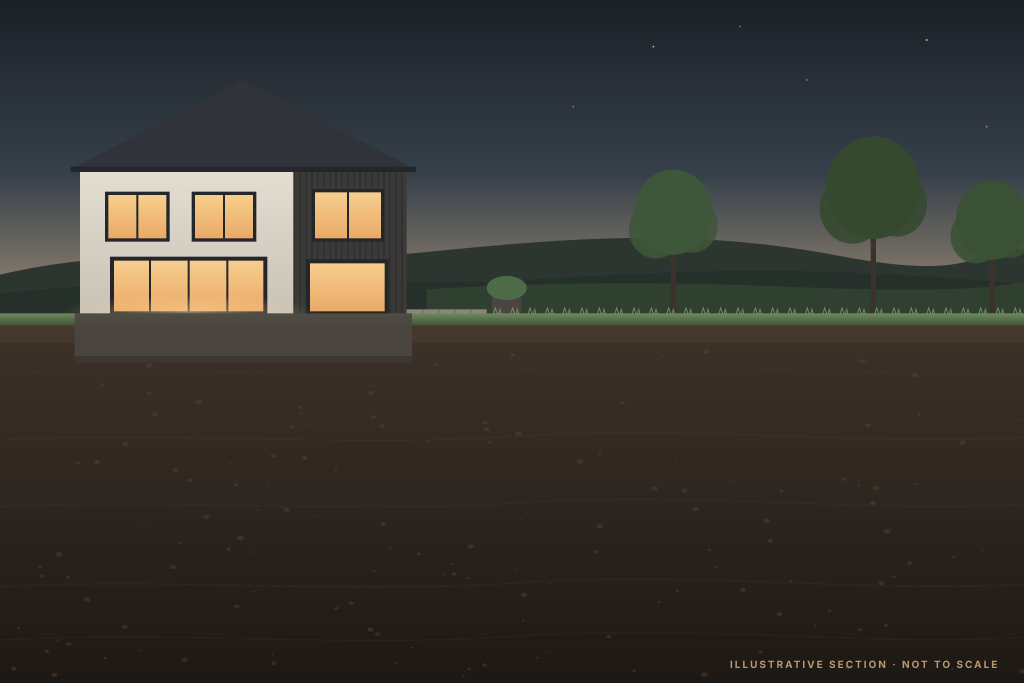
#> input picture assets/disc038/img/DISC-038-BEFORE-MASTER.png, 3072 x 2048 px (shown at 1/3 size); its folder holds only this picture in this run
$ python build-disc038-hero-illustration.py
#> lines starting #> are read from the running program, lines starting #| are printed output that depends on the picture
#!/usr/bin/env python3
"""DISC-038 The Hidden Shelter: the interim hero illustration (Stage 3 private preview, 8 Nov 2026).

A PlotNua vector illustration, written here by hand. It is not AI-generated imagery, it reproduces no photograph and
no manufacturer's design, and it is not a drawing of any real product, house or installation. It is a generic,
illustrative section through an ordinary Irish house and back garden:

  BEFORE    the garden as it is today: the house, a patio, a lawn, trees and a hedge, with plain ground below.
  POSSIBLE  the same drawing, same frame, with a generic underground family shelter in section under the lawn:
            an open entrance hatch and stair, an entry room, a living and kitchen room, a bunk room, a shower and
            WC, a plant room (air filtration, water, batteries), a ventilation intake and an escape shaft.

Both files share one coordinate frame (1536 x 1024), so the Before/Possible slider aligns to the pixel. The phone
crop (819 x 1024) is the same drawing seen through a narrower window, so it aligns too.

Usage:  python3 atlas-tools/build-disc038-hero-illustration.py
Writes: assets/disc038/img/DISC-038-{BEFORE,POSSIBLE}.svg, -MASTER.png (3072 wide), -{768,1024,1376,1536}.webp,
        -1024.jpg, -M-819.webp, and DISC-038-og-1200x630.jpg.
"""
import os, subprocess, io
from PIL import Image

ROOT = os.path.dirname(os.path.dirname(os.path.abspath(__file__)))
OUT = os.path.join(ROOT, "assets", "disc038", "img")
W, H = 1536, 1024
GROUND = 470            # the lawn line
M_X0 = 690              # phone window: x from 690, 819 wide

FONT = "Inter, 'DejaVu Sans', sans-serif"


def defs():
    return f"""
<defs>
  <linearGradient id="sky" x1="0" y1="0" x2="0" y2="1">
    <stop offset="0" stop-color="#1B2026"/>
    <stop offset=".55" stop-color="#36404A"/>
    <stop offset=".86" stop-color="#7D7468"/>
    <stop offset="1" stop-color="#B99474"/>
  </linearGradient>
  <linearGradient id="soil" x1="0" y1="0" x2="0" y2="1">
    <stop offset="0" stop-color="#3E3329"/>
    <stop offset=".45" stop-color="#2F2720"/>
    <stop offset="1" stop-color="#1D1814"/>
  </linearGradient>
  <linearGradient id="lawn" x1="0" y1="0" x2="0" y2="1">
    <stop offset="0" stop-color="#6E8A5E"/>
    <stop offset="1" stop-color="#3F5538"/>
  </linearGradient>
  <linearGradient id="render" x1="0" y1="0" x2="0" y2="1">
    <stop offset="0" stop-color="#E4DED3"/>
    <stop offset="1" stop-color="#C9C2B6"/>
  </linearGradient>
  <linearGradient id="room" x1="0" y1="0" x2="0" y2="1">
    <stop offset="0" stop-color="#F6E7CF"/>
    <stop offset="1" stop-color="#E3CDAA"/>
  </linearGradient>
  <linearGradient id="plant" x1="0" y1="0" x2="0" y2="1">
    <stop offset="0" stop-color="#D9D3C8"/>
    <stop offset="1" stop-color="#BDB5A8"/>
  </linearGradient>
  <radialGradient id="glow" cx=".5" cy=".5" r=".5">
    <stop offset="0" stop-color="#FFD9A0" stop-opacity=".85"/>
    <stop offset="1" stop-color="#FFD9A0" stop-opacity="0"/>
  </radialGradient>
  <linearGradient id="beam" x1="0" y1="1" x2="0" y2="0">
    <stop offset="0" stop-color="#FFD9A0" stop-opacity=".55"/>
    <stop offset="1" stop-color="#FFD9A0" stop-opacity="0"/>
  </linearGradient>
  <linearGradient id="win" x1="0" y1="0" x2="0" y2="1">
    <stop offset="0" stop-color="#F7CF8F"/>
    <stop offset="1" stop-color="#E9A866"/>
  </linearGradient>
</defs>"""


def tree(x, base, h, r, tone):
    return (f'<rect x="{x-4}" y="{base-h}" width="8" height="{h}" fill="#3A322B"/>'
            f'<ellipse cx="{x}" cy="{base-h-r*.55}" rx="{r}" ry="{r*1.1}" fill="{tone}"/>'
            f'<ellipse cx="{x-r*.45}" cy="{base-h-r*.1}" rx="{r*.7}" ry="{r*.75}" fill="{tone}" opacity=".9"/>'
            f'<ellipse cx="{x+r*.5}" cy="{base-h-r*.2}" rx="{r*.65}" ry="{r*.7}" fill="{tone}" opacity=".85"/>')


def scene_top():
    s = [f'<rect width="{W}" height="{GROUND+4}" fill="url(#sky)"/>']
    # a few early stars
    for x, y, r in [(980, 70, 1.4), (1210, 120, 1.1), (1390, 60, 1.5), (860, 160, 1), (1480, 190, 1.1), (1110, 40, 1)]:
        s.append(f'<circle cx="{x}" cy="{y}" r="{r}" fill="#F2EBE0" opacity=".7"/>')
    # distant hills
    s.append(f'<path d="M0 {GROUND-58} C 220 {GROUND-110} 420 {GROUND-70} 640 {GROUND-92} S 1040 {GROUND-128} 1260 {GROUND-86} '
             f'S 1460 {GROUND-104} {W} {GROUND-96} L {W} {GROUND} L 0 {GROUND} Z" fill="#2C3530"/>')
    s.append(f'<path d="M0 {GROUND-30} C 300 {GROUND-62} 560 {GROUND-36} 820 {GROUND-52} S 1240 {GROUND-70} {W} {GROUND-44} '
             f'L {W} {GROUND} L 0 {GROUND} Z" fill="#26302B"/>')
    # rear boundary hedge and fence line
    s.append(f'<path d="M640 {GROUND} L640 {GROUND-36} Q 900 {GROUND-52} 1180 {GROUND-40} T {W} {GROUND-48} L {W} {GROUND} Z" fill="#2F4030"/>')
    # trees
    s.append(tree(1010, GROUND, 120, 58, "#3E5639"))
    s.append(tree(1310, GROUND, 150, 70, "#35492F"))
    s.append(tree(1488, GROUND, 110, 54, "#3A5135"))
    # the house: contemporary two-storey, render with a charcoal timber wing
    hx0, hx1, eave, ridge = 120, 610, 250, 120
    s.append(f'<rect x="{hx0}" y="{eave}" width="{hx1-hx0}" height="{GROUND-eave}" fill="url(#render)"/>')
    s.append(f'<path d="M{hx0-14} {eave+4} L{(hx0+hx1)//2} {ridge} L{hx1+14} {eave+4} Z" fill="#30333A"/>')
    s.append(f'<rect x="{hx0-14}" y="{eave}" width="{hx1-hx0+28}" height="8" fill="#23262B"/>')
    s.append(f'<rect x="440" y="{eave+8}" width="{hx1-440}" height="{GROUND-eave-8}" fill="#3B3A38"/>')
    for i in range(441, hx1, 9):
        s.append(f'<line x1="{i}" y1="{eave+8}" x2="{i}" y2="{GROUND}" stroke="#2E2D2B" stroke-width="2"/>')
    # windows (warm, lived-in)
    for (x, y, w, h) in [(160, 290, 92, 70), (290, 290, 92, 70), (470, 286, 104, 74)]:
        s.append(f'<rect x="{x}" y="{y}" width="{w}" height="{h}" fill="url(#win)" stroke="#23262B" stroke-width="5"/>')
        s.append(f'<line x1="{x+w/2}" y1="{y}" x2="{x+w/2}" y2="{y+h}" stroke="#23262B" stroke-width="3"/>')
    s.append(f'<rect x="168" y="388" width="230" height="{GROUND-388}" fill="url(#win)" stroke="#23262B" stroke-width="6"/>')
    for x in (225, 283, 341):
        s.append(f'<line x1="{x}" y1="388" x2="{x}" y2="{GROUND}" stroke="#23262B" stroke-width="3"/>')
    s.append(f'<rect x="462" y="392" width="118" height="{GROUND-392}" fill="url(#win)" stroke="#23262B" stroke-width="6"/>')
    s.append(f'<ellipse cx="283" cy="{GROUND-2}" rx="190" ry="26" fill="url(#glow)" opacity=".55"/>')
    # patio
    s.append(f'<rect x="{hx1}" y="{GROUND-6}" width="120" height="8" fill="#8C857A"/>')
    for x in range(hx1, hx1+120, 24):
        s.append(f'<line x1="{x}" y1="{GROUND-6}" x2="{x}" y2="{GROUND+2}" stroke="#6E685F" stroke-width="1.5"/>')
    # planters by the patio
    s.append(f'<rect x="{hx1+128}" y="{GROUND-30}" width="44" height="30" rx="3" fill="#4A4540"/>')
    s.append(f'<ellipse cx="{hx1+150}" cy="{GROUND-38}" rx="30" ry="18" fill="#4E6B47"/>')
    return "".join(s)


def ground():
    s = [f'<rect x="0" y="{GROUND}" width="{W}" height="{H-GROUND}" fill="url(#soil)"/>']
    # topsoil and strata, faint
    s.append(f'<rect x="0" y="{GROUND}" width="{W}" height="18" fill="url(#lawn)"/>')
    s.append(f'<rect x="0" y="{GROUND+18}" width="{W}" height="26" fill="#4A3B2E" opacity=".75"/>')
    for i, y in enumerate([560, 660, 760, 880, 960]):
        a = 0.12 + 0.03 * (i % 2)
        s.append(f'<path d="M0 {y} C 260 {y-14} 520 {y+12} 780 {y-6} S 1300 {y+10} {W} {y-4}" stroke="#5A4A3B" stroke-width="2" fill="none" opacity="{a}"/>')
    import random
    rnd = random.Random(38)
    for _ in range(140):
        x, y = rnd.uniform(0, W), rnd.uniform(GROUND + 50, H - 8)
        r = rnd.uniform(1.6, 5.2)
        s.append(f'<ellipse cx="{x:.1f}" cy="{y:.1f}" rx="{r:.1f}" ry="{r*.7:.1f}" fill="#5B4C3E" opacity=".35"/>')
    # house foundations
    s.append(f'<rect x="112" y="{GROUND}" width="506" height="64" fill="#4B4640" opacity=".9"/>')
    s.append(f'<rect x="112" y="{GROUND+64}" width="506" height="10" fill="#3A3631"/>')
    # grass tufts on the lawn edge
    for x in range(740, W, 26):
        s.append(f'<path d="M{x} {GROUND+1} l3 -9 l3 9 M{x+8} {GROUND+1} l2 -7 l2 7" stroke="#86A372" stroke-width="1.5" fill="none" opacity=".75"/>')
    return "".join(s)


def pill(cx, y, text, anchor="middle"):
    w = 12.6 * len(text) + 34
    bx = {"middle": cx - w / 2, "start": cx, "end": cx - w}[anchor]
    return (f'<rect x="{bx:.1f}" y="{y-17}" width="{w:.1f}" height="34" rx="17" fill="#1B1C1E" opacity=".88" stroke="#F2EBE0" stroke-opacity=".28"/>'
            f'<text x="{bx+17:.1f}" y="{y+6}" font-family="{FONT}" font-size="17" font-weight="600" letter-spacing="1.6" fill="#F2EBE0">{text.replace("&", "&amp;")}</text>')


def lead(x1, y1, x2, y2):
    """A leader line ending in a terracotta dot at (x2, y2), the thing being named."""
    return (f'<line x1="{x1}" y1="{y1}" x2="{x2}" y2="{y2}" stroke="#F2EBE0" stroke-width="1.6" opacity=".85"/>'
            f'<circle cx="{x2}" cy="{y2}" r="4.5" fill="#CF8566" stroke="#F2EBE0" stroke-width="1.6"/>')


def shelter():
    s = []
    x0, x1, y0, y1 = 830, 1440, 556, 812   # outer shell
    t = 18
    # excavation outline (backfill), subtle
    s.append(f'<path d="M{x0-40} {GROUND+30} L{x0-22} {y1+36} L{x1+26} {y1+36} L{x1+40} {GROUND+30}" fill="#3A2F26" opacity=".55"/>')
    # the shell: reinforced concrete
    s.append(f'<rect x="{x0}" y="{y0}" width="{x1-x0}" height="{y1-y0}" rx="22" fill="#8E8981" stroke="#B4AEA4" stroke-width="2"/>')
    ix0, ix1, iy0, iy1 = x0 + t, x1 - t, y0 + t, y1 - t
    s.append(f'<rect x="{ix0}" y="{iy0}" width="{ix1-ix0}" height="{iy1-iy0}" rx="8" fill="url(#room)"/>')
    floor = iy1
    # rooms: entry 848-930, living 930-1176, bunks 1176-1290, wc 1290-1344, plant 1344-1422
    walls = [930, 1176, 1290, 1344]
    for wx in walls:
        s.append(f'<rect x="{wx-4}" y="{iy0}" width="8" height="{iy1-iy0}" fill="#A69F94"/>')
    # door openings (cut lower parts)
    for wx in walls[:3]:
        s.append(f'<rect x="{wx-5}" y="{floor-120}" width="10" height="120" fill="url(#room)"/>')
    s.append(f'<rect x="{walls[3]-5}" y="{floor-120}" width="10" height="120" fill="url(#plant)"/>')
    # plant room tone
    s.append(f'<rect x="{walls[3]+4}" y="{iy0}" width="{ix1-walls[3]-4}" height="{iy1-iy0}" fill="url(#plant)"/>')
    # floor finish
    s.append(f'<rect x="{ix0}" y="{floor-8}" width="{ix1-ix0}" height="8" fill="#8B6F4E"/>')
    # ceiling lights and glow
    for cx in (1010, 1100, 1232, 888):
        s.append(f'<ellipse cx="{cx}" cy="{iy0+70}" rx="70" ry="60" fill="url(#glow)" opacity=".55"/>')
        s.append(f'<rect x="{cx-16}" y="{iy0}" width="32" height="5" rx="2" fill="#FFF3DC"/>')
    # ENTRY: airlock door to living (a solid door leaf drawn open against the wall)
    s.append(f'<rect x="{walls[0]+6}" y="{floor-118}" width="7" height="110" fill="#5E5A55"/>')
    s.append(f'<rect x="{ix0+10}" y="{floor-62}" width="26" height="54" rx="3" fill="#6D675F"/>')  # coat / kit locker
    # LIVING & KITCHEN
    # kitchen run against the left wall
    s.append(f'<rect x="{walls[0]+18}" y="{floor-66}" width="96" height="58" fill="#E9E2D6" stroke="#B9AE9C"/>')
    s.append(f'<rect x="{walls[0]+18}" y="{floor-70}" width="96" height="6" fill="#4A4744"/>')
    s.append(f'<rect x="{walls[0]+18}" y="{iy0+30}" width="96" height="40" fill="#E9E2D6" stroke="#B9AE9C"/>')
    s.append(f'<rect x="{walls[0]+44}" y="{floor-84}" width="22" height="14" rx="2" fill="#9AA3A8"/>')  # tap/sink
    # table and chairs
    tx = 1072
    s.append(f'<rect x="{tx-48}" y="{floor-58}" width="96" height="7" fill="#7A5C3E"/>')
    s.append(f'<rect x="{tx-40}" y="{floor-51}" width="6" height="43" fill="#7A5C3E"/><rect x="{tx+34}" y="{floor-51}" width="6" height="43" fill="#7A5C3E"/>')
    for cx in (tx-66, tx+60):
        s.append(f'<rect x="{cx}" y="{floor-44}" width="8" height="36" fill="#5B4632"/><rect x="{cx-4}" y="{floor-48}" width="16" height="6" fill="#5B4632"/>')
    s.append(f'<ellipse cx="{tx}" cy="{floor-66}" rx="10" ry="5" fill="#C98F5A"/>')  # a bowl
    # sofa along the right of the living room
    s.append(f'<rect x="1112" y="{floor-48}" width="58" height="40" rx="6" fill="#56636B"/>')
    s.append(f'<rect x="1112" y="{floor-72}" width="14" height="64" rx="5" fill="#4A565D"/>')
    # a shelf of books / supplies
    s.append(f'<rect x="1120" y="{iy0+36}" width="50" height="5" fill="#7A5C3E"/>')
    for i, c in enumerate(["#B5634A", "#4F6B4A", "#C9A877", "#56636B", "#8C6A9A"]):
        s.append(f'<rect x="{1122+i*9}" y="{iy0+16}" width="7" height="20" fill="{c}"/>')
    # BUNK ROOM: two bunks, two tiers each
    for bx in (walls[1]+12, walls[1]+62):
        s.append(f'<rect x="{bx}" y="{iy0+26}" width="6" height="{floor-iy0-34}" fill="#6B5541"/>')
        s.append(f'<rect x="{bx+40}" y="{iy0+26}" width="6" height="{floor-iy0-34}" fill="#6B5541"/>')
        for by in (iy0+64, floor-40):
            s.append(f'<rect x="{bx}" y="{by}" width="46" height="9" fill="#7A5C3E"/>')
            s.append(f'<rect x="{bx+2}" y="{by-12}" width="42" height="12" rx="4" fill="#E9E2D6"/>')
            s.append(f'<rect x="{bx+3}" y="{by-14}" width="12" height="8" rx="3" fill="#F7F2EA"/>')
    # SHOWER & WC
    s.append(f'<rect x="{walls[2]+10}" y="{floor-46}" width="22" height="38" rx="4" fill="#F2F0EC" stroke="#B8B2A8"/>')  # wc
    s.append(f'<rect x="{walls[2]+34}" y="{iy0+24}" width="4" height="{floor-iy0-32}" fill="#9AA3A8"/>')
    s.append(f'<path d="M{walls[2]+36} {iy0+30} q 6 -10 14 0" stroke="#9AA3A8" stroke-width="3" fill="none"/>')
    # PLANT ROOM: filter unit, batteries, water tanks
    px = walls[3] + 12
    s.append(f'<rect x="{px}" y="{iy0+22}" width="30" height="62" rx="3" fill="#5F6A70" stroke="#3B4246"/>')   # filter
    s.append(f'<circle cx="{px+15}" cy="{iy0+40}" r="9" fill="#3B4246"/><path d="M{px+15} {iy0+31} v18 M{px+6} {iy0+40} h18" stroke="#9AA3A8" stroke-width="2"/>')
    s.append(f'<rect x="{px+36}" y="{iy0+30}" width="24" height="40" rx="3" fill="#3E4A3E"/>')                      # batteries
    for i in range(3):
        s.append(f'<rect x="{px+40}" y="{iy0+36+i*11}" width="16" height="7" rx="1" fill="#8FAF8A"/>')
    for i, wx in enumerate((px, px+34)):                                                                       # tanks
        s.append(f'<rect x="{wx}" y="{floor-70}" width="28" height="62" rx="8" fill="#6F8A9A" stroke="#4F6676"/>')
        s.append(f'<rect x="{wx+3}" y="{floor-42}" width="22" height="31" rx="5" fill="#A7C2CF" opacity=".75"/>')
    # ENTRANCE SHAFT and stair (left end), with the hatch standing open at the lawn
    sx0, sx1 = 742, 830
    s.append(f'<rect x="{sx0-14}" y="{GROUND+4}" width="{sx1-sx0+28}" height="{iy1-GROUND+t}" fill="#8E8981" stroke="#B4AEA4" stroke-width="2"/>')
    s.append(f'<rect x="{sx0}" y="{GROUND+4}" width="{sx1-sx0+t+4}" height="{iy1-GROUND-4}" fill="url(#room)"/>')
    # connect shaft to entry room
    s.append(f'<rect x="{sx1-2}" y="{iy0}" width="{t+6}" height="{iy1-iy0}" fill="url(#room)"/>')
    steps = 11
    for i in range(steps):
        stx = sx0 + 4 + i * ((sx1 - sx0 + 60) / steps)
        sty = GROUND + 18 + i * ((iy1 - GROUND - 26) / steps)
        s.append(f'<rect x="{stx:.1f}" y="{sty:.1f}" width="{(sx1-sx0+60)/steps+3:.1f}" height="6" fill="#7A5C3E"/>')
    s.append(f'<line x1="{sx0+10}" y1="{GROUND+6}" x2="{sx1+62}" y2="{iy1-24}" stroke="#4A4744" stroke-width="3"/>')  # handrail
    # light spilling up out of the open hatch
    s.append(f'<path d="M{sx0} {GROUND} L{sx0-40} {GROUND-150} L{sx1+48} {GROUND-150} L{sx1} {GROUND} Z" fill="url(#beam)"/>')
    # the hatch frame flush with the lawn, and the lid standing open (a low steel-and-timber lid on a hinge)
    s.append(f'<rect x="{sx0-18}" y="{GROUND-6}" width="{sx1-sx0+36}" height="10" fill="#3B3E42"/>')
    s.append(f'<path d="M{sx0-16} {GROUND-6} L{sx0-58} {GROUND-96} L{sx0-46} {GROUND-102} L{sx0-4} {GROUND-12} Z" fill="#4A4D52" stroke="#2A2C30" stroke-width="2"/>')
    s.append(f'<path d="M{sx0-50} {GROUND-90} L{sx0-12} {GROUND-14}" stroke="#7A5C3E" stroke-width="5"/>')
    # ESCAPE SHAFT (right end) with a flush hatch under the hedge line
    ex0 = x1 - 4
    s.append(f'<rect x="{ex0}" y="{GROUND+4}" width="40" height="{iy0+40-GROUND}" fill="#8E8981" stroke="#B4AEA4" stroke-width="2"/>')
    s.append(f'<rect x="{ex0+8}" y="{GROUND+4}" width="24" height="{iy0+44-GROUND}" fill="#CFC6B6"/>')
    for y in range(GROUND + 18, iy0 + 40, 16):
        s.append(f'<line x1="{ex0+10}" y1="{y}" x2="{ex0+30}" y2="{y}" stroke="#6B6359" stroke-width="2.5"/>')
    s.append(f'<rect x="{ex0-6}" y="{GROUND-4}" width="52" height="8" fill="#3B3E42"/>')
    s.append(f'<rect x="{x1-26}" y="{iy0+20}" width="22" height="70" fill="#CFC6B6"/>')  # opening into the plant room
    # VENTILATION intake: a low mushroom cowl in the planting, ducted to the plant room
    vx = 1386
    s.append(f'<rect x="{vx-5}" y="{GROUND-30}" width="10" height="{iy0-GROUND+34}" fill="#5F6A70"/>')
    s.append(f'<path d="M{vx-22} {GROUND-30} q 22 -24 44 0 Z" fill="#4A4D52"/>')
    s.append(f'<ellipse cx="{vx+30}" cy="{GROUND-12}" rx="28" ry="16" fill="#4E6B47"/>')
    s.append(f'<ellipse cx="{vx-34}" cy="{GROUND-10}" rx="24" ry="13" fill="#456040"/>')
    # earth cover marker
    s.append(f'<path d="M{x0+16} {GROUND+20} v{y0-GROUND-24} M{x0+10} {GROUND+20} h12 M{x0+10} {y0-4} h12" stroke="#F2EBE0" stroke-width="1.6" opacity=".75"/>')
    return "".join(s)


def labels():
    s = []
    # above ground
    s.append(lead(896, 320, 772, GROUND - 46) + pill(896, 320, "OPEN ENTRANCE HATCH", "start"))
    s.append(lead(1336, 404, 1380, GROUND - 40) + pill(1336, 404, "AIR INTAKE", "end"))
    s.append(lead(1456, 360, 1456, GROUND - 8) + pill(1500, 344, "ESCAPE HATCH", "end"))
    # below ground: two tidy rows, straight leaders up into each room
    fl = 812 - 18 - 30
    row1, row2 = 868, 924
    s.append(lead(800, row1 - 17, 800, fl) + pill(800, row1, "STAIR & ENTRY"))
    s.append(lead(1053, row2 - 17, 1053, fl) + pill(1053, row2, "LIVING & KITCHEN"))
    s.append(lead(1160, row1 - 17, 1233, fl - 40) + pill(1160, row1, "SLEEPING"))
    s.append(lead(1317, row2 - 17, 1317, fl) + pill(1317, row2, "SHOWER & WC", "start") if False else
             lead(1317, row2 - 17, 1317, fl) + pill(1317 + 20, row2, "SHOWER & WC"))
    s.append(lead(1392, row1 - 17, 1392, 700) + pill(1500, row1, "AIR, WATER & POWER", "end") if False else
             lead(1420, row1 - 17, 1392, 700) + pill(1500, row1, "AIR, WATER & POWER", "end"))
    return "".join(s)


def caption():
    return (f'<text x="{W-40}" y="{H-22}" text-anchor="end" font-family="{FONT}" font-size="15" font-weight="700" '
            f'letter-spacing="3" fill="#C9A877" opacity=".9">ILLUSTRATIVE SECTION · NOT TO SCALE</text>')


def svg(possible):
    body = scene_top() + ground() + (shelter() + labels() if possible else "") + caption()
    return f'<svg xmlns="http://www.w3.org/2000/svg" viewBox="0 0 {W} {H}" width="{W}" height="{H}">{defs()}{body}</svg>'


def render(svg_path, png_path, width):
    subprocess.run(["rsvg-convert", "-w", str(width), "-o", png_path, svg_path], check=True)


def main():
    os.makedirs(OUT, exist_ok=True)
    for name, possible in (("BEFORE", False), ("POSSIBLE", True)):
        sp = os.path.join(OUT, f"DISC-038-{name}.svg")
        with open(sp, "w") as f:
            f.write(svg(possible))
        master = os.path.join(OUT, f"DISC-038-{name}-MASTER.png")
        render(sp, master, W * 2)
        im = Image.open(master).convert("RGB")
#> im is the input picture: PIL image 3072x2048 RGB; mean R, G, B 56.4, 54.3, 48.9
        for w in (768, 1024, 1376, 1536):
            im.resize((w, round(w * H / W)), Image.LANCZOS).save(os.path.join(OUT, f"DISC-038-{name}-{w}.webp"), "WEBP", quality=86, method=6)
#> this loop made 4 passes
#> pass 1, in main, `im.resize((w, round(w * H / W)), Image.LANCZOS).save(os.path.join(OUT,..`:
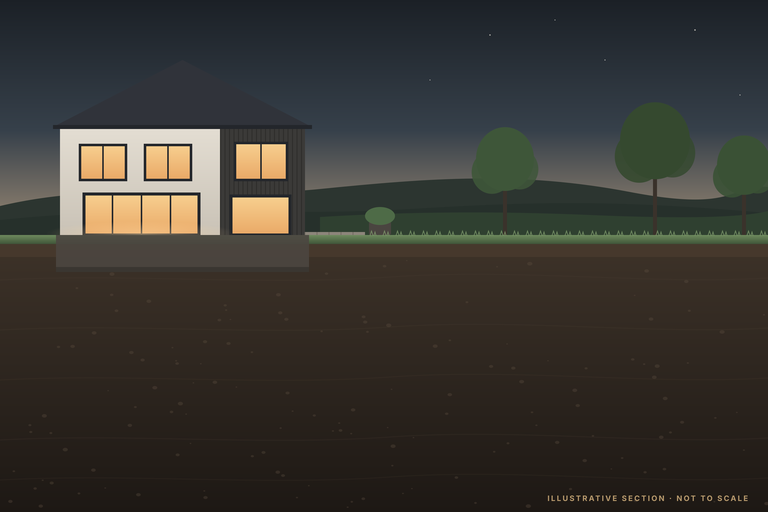
#> saved as DISC-038-BEFORE-768.webp: PIL image 768x512 RGB; mean R, G, B 56.5, 54.3, 48.9
        im.resize((1024, round(1024 * H / W)), Image.LANCZOS).save(os.path.join(OUT, f"DISC-038-{name}-1024.jpg"), "JPEG", quality=86, optimize=True, progressive=True)
        # phone window: the same drawing, 819 x 1024 in the 1536 frame
        sc = im.width / W
        crop = im.crop((round(M_X0 * sc), 0, round((M_X0 + 819) * sc), round(H * sc))).resize((819, 1024), Image.LANCZOS)
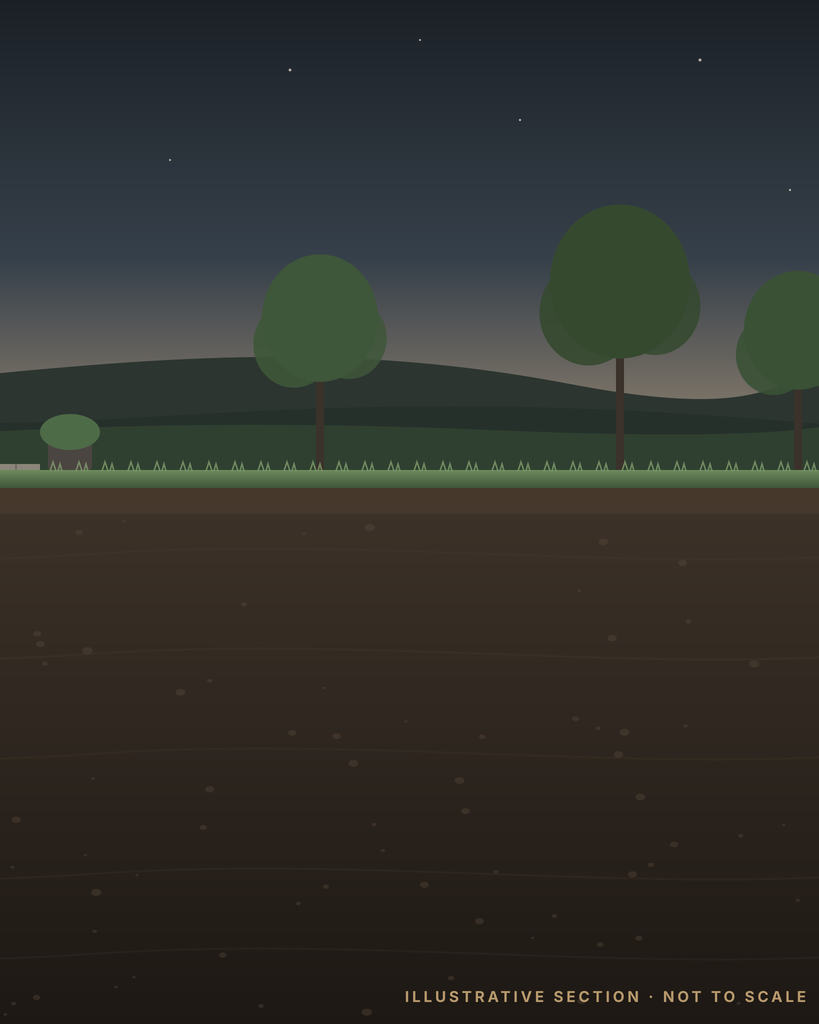
#> crop: PIL image 819x1024 RGB; mean R, G, B 48.4, 48.9, 44.3
        crop.save(os.path.join(OUT, f"DISC-038-{name}-M-819.webp"), "WEBP", quality=86, method=6)
        if possible:
            og = im.resize((1200, 800), Image.LANCZOS).crop((0, 85, 1200, 715))
            og.save(os.path.join(OUT, "DISC-038-og-1200x630.jpg"), "JPEG", quality=86, optimize=True)
    print("written to", OUT)
#| written to assets/disc038/img


if __name__ == "__main__":
    main()
